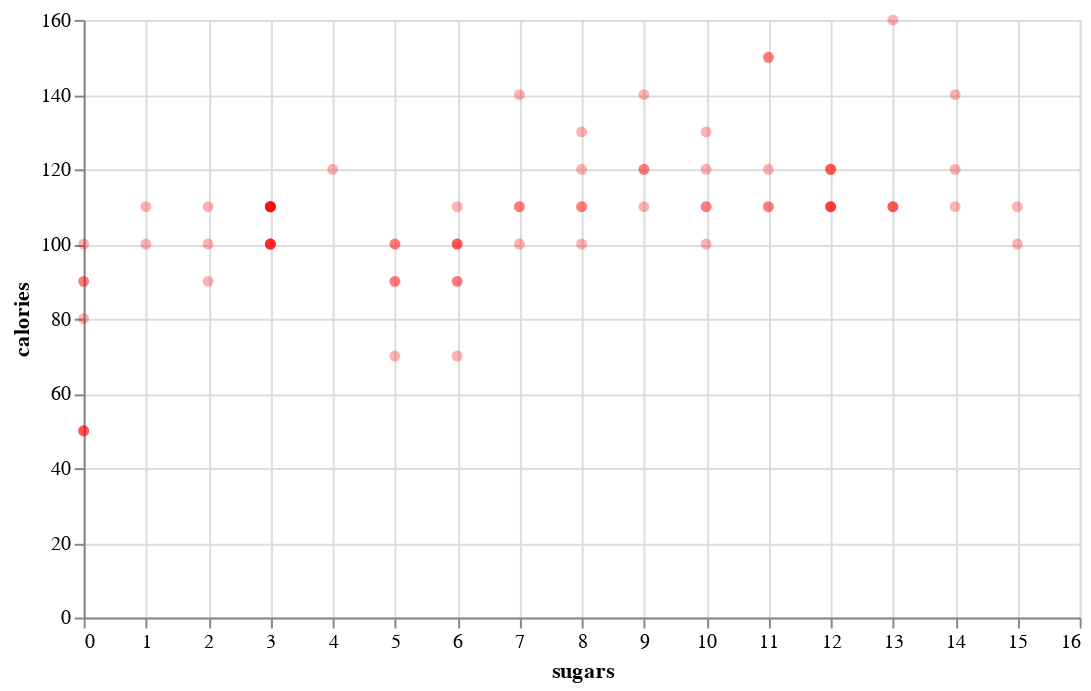

The cell this chart's notebook holds for it:
### Markdown cell above
Look at that\! Now we can see there are multiple cereals that have 3.5g
of sugar with 110 calories.

What if you don’t fancy the default plot colour `blue`?

Well that’s okay, we can change the colour easily using the `color`
argument in `.mark_circle()`.

### Code cell
chart4 = alt.Chart(cereal, width=500, height=300).mark_circle(color='red', opacity=0.3).encode(
    x='sugars',
    y='calories'
)
chart4

### Figure 1 — Vega-Lite specification as saved in the notebook (floating-point values rounded to 4 significant figures)
{"config": {"view": {"continuousWidth": 400, "continuousHeight": 300}}, "data": {"name": "data-aaa0440f8e2141d6bd84b791f8341c86"}, "mark": {"type": "circle", "color": "red", "opacity": 0.3}, "encoding": {"x": {"type": "quantitative", "field": "sugars"}, "y": {"type": "quantitative", "field": "calories"}}, "height": 300, "width": 500, "$schema": "https://vega.github.io/schema/vega-lite/v4.8.1.json", "datasets": {"data-aaa0440f8e2141d6bd84b791f8341c86": [{"name": "100% Bran", "mfr": "N", "type": "Cold", "calories": 70, "protein": 4, "fat": 1, "sodium": 130, "fiber": 10.0, "carbo": 5.0, "sugars": 6, "potass": 280, "vitamins": 25, "shelf": 3, "weight": 1.0, "cups": 0.33, "rating": 68.4}, {"name": "100% Natural Bran", "mfr": "Q", "type": "Cold", "calories": 120, "protein": 3, "fat": 5, "sodium": 15, "fiber": 2.0, "carbo": 8.0, "sugars": 8, "potass": 135, "vitamins": 0, "shelf": 3, "weight": 1.0, "cups": 1.0, "rating": 33.98}, {"name": "All-Bran", "mfr": "K", "type": "Cold", "calories": 70, "protein": 4, "fat": 1, "sodium": 260, "fiber": 9.0, "carbo": 7.0, "sugars": 5, "potass": 320, "vitamins": 25, "shelf": 3, "weight": 1.0, "cups": 0.33, "rating": 59.43}, {"name": "All-Bran with Extra Fiber", "mfr": "K", "type": "Cold", "calories": 50, "protein": 4, "fat": 0, "sodium": 140, "fiber": 14.0, "carbo": 8.0, "sugars": 0, "potass": 330, "vitamins": 25, "shelf": 3, "weight": 1.0, "cups": 0.5, "rating": 93.7}, {"name": "Almond Delight", "mfr": "R", "type": "Cold", "calories": 110, "protein": 2, "fat": 2, "sodium": 200, "fiber": 1.0, "carbo": 14.0, "sugars": 8, "potass": 1, "vitamins": 25, "shelf": 3, "weight": 1.0, "cups": 0.75, "rating": 34.38}, {"name": "Apple Cinnamon Cheerios", "mfr": "G", "type": "Cold", "calories": 110, "protein": 2, "fat": 2, "sodium": 180, "fiber": 1.5, "carbo": 10.5, "sugars": 10, "potass": 70, "vitamins": 25, "shelf": 1, "weight": 1.0, "cups": 0.75, "rating": 29.51}, {"name": "Apple Jacks", "mfr": "K", "type": "Cold", "calories": 110, "protein": 2, "fat": 0, "sodium": 125, "fiber": 1.0, "carbo": 11.0, "sugars": 14, "potass": 30, "vitamins": 25, "shelf": 2, "weight": 1.0, "cups": 1.0, "rating": 33.17}, {"name": "Basic 4", "mfr": "G", "type": "Cold", "calories": 130, "protein": 3, "fat": 2, "sodium": 210, "fiber": 2.0, "carbo": 18.0, "sugars": 8, "potass": 100, "vitamins": 25, "shelf": 3, "weight": 1.33, "cups": 0.75, "rating": 37.04}, {"name": "Bran Chex", "mfr": "R", "type": "Cold", "calories": 90, "protein": 2, "fat": 1, "sodium": 200, "fiber": 4.0, "carbo": 15.0, "sugars": 6, "potass": 125, "vitamins": 25, "shelf": 1, "weight": 1.0, "cups": 0.67, "rating": 49.12}, {"name": "Bran Flakes", "mfr": "P", "type": "Cold", "calories": 90, "protein": 3, "fat": 0, "sodium": 210, "fiber": 5.0, "carbo": 13.0, "sugars": 5, "potass": 190, "vitamins": 25, "shelf": 3, "weight": 1.0, "cups": 0.67, "rating": 53.31}, {"name": "Cap'n'Crunch", "mfr": "Q", "type": "Cold", "calories": 120, "protein": 1, "fat": 2, "sodium": 220, "fiber": 0.0, "carbo": 12.0, "sugars": 12, "potass": 35, "vitamins": 25, "shelf": 2, "weight": 1.0, "cups": 0.75, "rating": 18.04}, {"name": "Cheerios", "mfr": "G", "type": "Cold", "calories": 110, "protein": 6, "fat": 2, "sodium": 290, "fiber": 2.0, "carbo": 17.0, "sugars": 1, "potass": 105, "vitamins": 25, "shelf": 1, "weight": 1.0, "cups": 1.25, "rating": 50.76}, {"name": "Cinnamon Toast Crunch", "mfr": "G", "type": "Cold", "calories": 120, "protein": 1, "fat": 3, "sodium": 210, "fiber": 0.0, "carbo": 13.0, "sugars": 9, "potass": 45, "vitamins": 25, "shelf": 2, "weight": 1.0, "cups": 0.75, "rating": 19.82}, {"name": "Clusters", "mfr": "G", "type": "Cold", "calories": 110, "protein": 3, "fat": 2, "sodium": 140, "fiber": 2.0, "carbo": 13.0, "sugars": 7, "potass": 105, "vitamins": 25, "shelf": 3, "weight": 1.0, "cups": 0.5, "rating": 40.4}, {"name": "Cocoa Puffs", "mfr": "G", "type": "Cold", "calories": 110, "protein": 1, "fat": 1, "sodium": 180, "fiber": 0.0, "carbo": 12.0, "sugars": 13, "potass": 55, "vitamins": 25, "shelf": 2, "weight": 1.0, "cups": 1.0, "rating": 22.74}, {"name": "Corn Chex", "mfr": "R", "type": "Cold", "calories": 110, "protein": 2, "fat": 0, "sodium": 280, "fiber": 0.0, "carbo": 22.0, "sugars": 3, "potass": 25, "vitamins": 25, "shelf": 1, "weight": 1.0, "cups": 1.0, "rating": 41.45}, {"name": "Corn Flakes", "mfr": "K", "type": "Cold", "calories": 100, "protein": 2, "fat": 0, "sodium": 290, "fiber": 1.0, "carbo": 21.0, "sugars": 2, "potass": 35, "vitamins": 25, "shelf": 1, "weight": 1.0, "cups": 1.0, "rating": 45.86}, {"name": "Corn Pops", "mfr": "K", "type": "Cold", "calories": 110, "protein": 1, "fat": 0, "sodium": 90, "fiber": 1.0, "carbo": 13.0, "sugars": 12, "potass": 20, "vitamins": 25, "shelf": 2, "weight": 1.0, "cups": 1.0, "rating": 35.78}, {"name": "Count Chocula", "mfr": "G", "type": "Cold", "calories": 110, "protein": 1, "fat": 1, "sodium": 180, "fiber": 0.0, "carbo": 12.0, "sugars": 13, "potass": 65, "vitamins": 25, "shelf": 2, "weight": 1.0, "cups": 1.0, "rating": 22.4}, {"name": "Cracklin' Oat Bran", "mfr": "K", "type": "Cold", "calories": 110, "protein": 3, "fat": 3, "sodium": 140, "fiber": 4.0, "carbo": 10.0, "sugars": 7, "potass": 160, "vitamins": 25, "shelf": 3, "weight": 1.0, "cups": 0.5, "rating": 40.45}, {"name": "Cream of Wheat (Quick)", "mfr": "N", "type": "Hot", "calories": 100, "protein": 3, "fat": 0, "sodium": 80, "fiber": 1.0, "carbo": 21.0, "sugars": 0, "potass": 1, "vitamins": 0, "shelf": 2, "weight": 1.0, "cups": 1.0, "rating": 64.53}, {"name": "Crispix", "mfr": "K", "type": "Cold", "calories": 110, "protein": 2, "fat": 0, "sodium": 220, "fiber": 1.0, "carbo": 21.0, "sugars": 3, "potass": 30, "vitamins": 25, "shelf": 3, "weight": 1.0, "cups": 1.0, "rating": 46.9}, {"name": "Crispy Wheat & Raisins", "mfr": "G", "type": "Cold", "calories": 100, "protein": 2, "fat": 1, "sodium": 140, "fiber": 2.0, "carbo": 11.0, "sugars": 10, "potass": 120, "vitamins": 25, "shelf": 3, "weight": 1.0, "cups": 0.75, "rating": 36.18}, {"name": "Double Chex", "mfr": "R", "type": "Cold", "calories": 100, "protein": 2, "fat": 0, "sodium": 190, "fiber": 1.0, "carbo": 18.0, "sugars": 5, "potass": 80, "vitamins": 25, "shelf": 3, "weight": 1.0, "cups": 0.75, "rating": 44.33}, {"name": "Froot Loops", "mfr": "K", "type": "Cold", "calories": 110, "protein": 2, "fat": 1, "sodium": 125, "fiber": 1.0, "carbo": 11.0, "sugars": 13, "potass": 30, "vitamins": 25, "shelf": 2, "weight": 1.0, "cups": 1.0, "rating": 32.21}, {"name": "Frosted Flakes", "mfr": "K", "type": "Cold", "calories": 110, "protein": 1, "fat": 0, "sodium": 200, "fiber": 1.0, "carbo": 14.0, "sugars": 11, "potass": 25, "vitamins": 25, "shelf": 1, "weight": 1.0, "cups": 0.75, "rating": 31.44}, {"name": "Frosted Mini-Wheats", "mfr": "K", "type": "Cold", "calories": 100, "protein": 3, "fat": 0, "sodium": 0, "fiber": 3.0, "carbo": 14.0, "sugars": 7, "potass": 100, "vitamins": 25, "shelf": 2, "weight": 1.0, "cups": 0.8, "rating": 58.35}, {"name": "Fruit & Fibre Dates; Walnuts; and Oats", "mfr": "P", "type": "Cold", "calories": 120, "protein": 3, "fat": 2, "sodium": 160, "fiber": 5.0, "carbo": 12.0, "sugars": 10, "potass": 200, "vitamins": 25, "shelf": 3, "weight": 1.25, "cups": 0.67, "rating": 40.92}, {"name": "Fruitful Bran", "mfr": "K", "type": "Cold", "calories": 120, "protein": 3, "fat": 0, "sodium": 240, "fiber": 5.0, "carbo": 14.0, "sugars": 12, "potass": 190, "vitamins": 25, "shelf": 3, "weight": 1.33, "cups": 0.67, "rating": 41.02}, {"name": "Fruity Pebbles", "mfr": "P", "type": "Cold", "calories": 110, "protein": 1, "fat": 1, "sodium": 135, "fiber": 0.0, "carbo": 13.0, "sugars": 12, "potass": 25, "vitamins": 25, "shelf": 2, "weight": 1.0, "cups": 0.75, "rating": 28.03}, {"name": "Golden Crisp", "mfr": "P", "type": "Cold", "calories": 100, "protein": 2, "fat": 0, "sodium": 45, "fiber": 0.0, "carbo": 11.0, "sugars": 15, "potass": 40, "vitamins": 25, "shelf": 1, "weight": 1.0, "cups": 0.88, "rating": 35.25}, {"name": "Golden Grahams", "mfr": "G", "type": "Cold", "calories": 110, "protein": 1, "fat": 1, "sodium": 280, "fiber": 0.0, "carbo": 15.0, "sugars": 9, "potass": 45, "vitamins": 25, "shelf": 2, "weight": 1.0, "cups": 0.75, "rating": 23.8}, {"name": "Grape Nuts Flakes", "mfr": "P", "type": "Cold", "calories": 100, "protein": 3, "fat": 1, "sodium": 140, "fiber": 3.0, "carbo": 15.0, "sugars": 5, "potass": 85, "vitamins": 25, "shelf": 3, "weight": 1.0, "cups": 0.88, "rating": 52.08}, {"name": "Grape-Nuts", "mfr": "P", "type": "Cold", "calories": 110, "protein": 3, "fat": 0, "sodium": 170, "fiber": 3.0, "carbo": 17.0, "sugars": 3, "potass": 90, "vitamins": 25, "shelf": 3, "weight": 1.0, "cups": 0.25, "rating": 53.37}, {"name": "Great Grains Pecan", "mfr": "P", "type": "Cold", "calories": 120, "protein": 3, "fat": 3, "sodium": 75, "fiber": 3.0, "carbo": 13.0, "sugars": 4, "potass": 100, "vitamins": 25, "shelf": 3, "weight": 1.0, "cups": 0.33, "rating": 45.81}, {"name": "Honey Graham Ohs", "mfr": "Q", "type": "Cold", "calories": 120, "protein": 1, "fat": 2, "sodium": 220, "fiber": 1.0, "carbo": 12.0, "sugars": 11, "potass": 45, "vitamins": 25, "shelf": 2, "weight": 1.0, "cups": 1.0, "rating": 21.87}, {"name": "Honey Nut Cheerios", "mfr": "G", "type": "Cold", "calories": 110, "protein": 3, "fat": 1, "sodium": 250, "fiber": 1.5, "carbo": 11.5, "sugars": 10, "potass": 90, "vitamins": 25, "shelf": 1, "weight": 1.0, "cups": 0.75, "rating": 31.07}, {"name": "Honey-comb", "mfr": "P", "type": "Cold", "calories": 110, "protein": 1, "fat": 0, "sodium": 180, "fiber": 0.0, "carbo": 14.0, "sugars": 11, "potass": 35, "vitamins": 25, "shelf": 1, "weight": 1.0, "cups": 1.33, "rating": 28.74}, {"name": "Just Right Crunchy  Nuggets", "mfr": "K", "type": "Cold", "calories": 110, "protein": 2, "fat": 1, "sodium": 170, "fiber": 1.0, "carbo": 17.0, "sugars": 6, "potass": 60, "vitamins": 100, "shelf": 3, "weight": 1.0, "cups": 1.0, "rating": 36.52}, {"name": "Just Right Fruit & Nut", "mfr": "K", "type": "Cold", "calories": 140, "protein": 3, "fat": 1, "sodium": 170, "fiber": 2.0, "carbo": 20.0, "sugars": 9, "potass": 95, "vitamins": 100, "shelf": 3, "weight": 1.3, "cups": 0.75, "rating": 36.47}, {"name": "Kix", "mfr": "G", "type": "Cold", "calories": 110, "protein": 2, "fat": 1, "sodium": 260, "fiber": 0.0, "carbo": 21.0, "sugars": 3, "potass": 40, "vitamins": 25, "shelf": 2, "weight": 1.0, "cups": 1.5, "rating": 39.24}, {"name": "Life", "mfr": "Q", "type": "Cold", "calories": 100, "protein": 4, "fat": 2, "sodium": 150, "fiber": 2.0, "carbo": 12.0, "sugars": 6, "potass": 95, "vitamins": 25, "shelf": 2, "weight": 1.0, "cups": 0.67, "rating": 45.33}, {"name": "Lucky Charms", "mfr": "G", "type": "Cold", "calories": 110, "protein": 2, "fat": 1, "sodium": 180, "fiber": 0.0, "carbo": 12.0, "sugars": 12, "potass": 55, "vitamins": 25, "shelf": 2, "weight": 1.0, "cups": 1.0, "rating": 26.73}, {"name": "Maypo", "mfr": "A", "type": "Hot", "calories": 100, "protein": 4, "fat": 1, "sodium": 0, "fiber": 0.0, "carbo": 16.0, "sugars": 3, "potass": 95, "vitamins": 25, "shelf": 2, "weight": 1.0, "cups": 1.0, "rating": 54.85}, {"name": "Muesli Raisins; Dates; & Almonds", "mfr": "R", "type": "Cold", "calories": 150, "protein": 4, "fat": 3, "sodium": 95, "fiber": 3.0, "carbo": 16.0, "sugars": 11, "potass": 170, "vitamins": 25, "shelf": 3, "weight": 1.0, "cups": 1.0, "rating": 37.14}, {"name": "Muesli Raisins; Peaches; & Pecans", "mfr": "R", "type": "Cold", "calories": 150, "protein": 4, "fat": 3, "sodium": 150, "fiber": 3.0, "carbo": 16.0, "sugars": 11, "potass": 170, "vitamins": 25, "shelf": 3, "weight": 1.0, "cups": 1.0, "rating": 34.14}, {"name": "Mueslix Crispy Blend", "mfr": "K", "type": "Cold", "calories": 160, "protein": 3, "fat": 2, "sodium": 150, "fiber": 3.0, "carbo": 17.0, "sugars": 13, "potass": 160, "vitamins": 25, "shelf": 3, "weight": 1.5, "cups": 0.67, "rating": 30.31}, {"name": "Multi-Grain Cheerios", "mfr": "G", "type": "Cold", "calories": 100, "protein": 2, "fat": 1, "sodium": 220, "fiber": 2.0, "carbo": 15.0, "sugars": 6, "potass": 90, "vitamins": 25, "shelf": 1, "weight": 1.0, "cups": 1.0, "rating": 40.11}, {"name": "Nut&Honey Crunch", "mfr": "K", "type": "Cold", "calories": 120, "protein": 2, "fat": 1, "sodium": 190, "fiber": 0.0, "carbo": 15.0, "sugars": 9, "potass": 40, "vitamins": 25, "shelf": 2, "weight": 1.0, "cups": 0.67, "rating": 29.92}, {"name": "Nutri-Grain Almond-Raisin", "mfr": "K", "type": "Cold", "calories": 140, "protein": 3, "fat": 2, "sodium": 220, "fiber": 3.0, "carbo": 21.0, "sugars": 7, "potass": 130, "vitamins": 25, "shelf": 3, "weight": 1.33, "cups": 0.67, "rating": 40.69}, {"name": "Nutri-grain Wheat", "mfr": "K", "type": "Cold", "calories": 90, "protein": 3, "fat": 0, "sodium": 170, "fiber": 3.0, "carbo": 18.0, "sugars": 2, "potass": 90, "vitamins": 25, "shelf": 3, "weight": 1.0, "cups": 1.0, "rating": 59.64}, {"name": "Oatmeal Raisin Crisp", "mfr": "G", "type": "Cold", "calories": 130, "protein": 3, "fat": 2, "sodium": 170, "fiber": 1.5, "carbo": 13.5, "sugars": 10, "potass": 120, "vitamins": 25, "shelf": 3, "weight": 1.25, "cups": 0.5, "rating": 30.45}, {"name": "Post Nat. Raisin Bran", "mfr": "P", "type": "Cold", "calories": 120, "protein": 3, "fat": 1, "sodium": 200, "fiber": 6.0, "carbo": 11.0, "sugars": 14, "potass": 260, "vitamins": 25, "shelf": 3, "weight": 1.33, "cups": 0.67, "rating": 37.84}, {"name": "Product 19", "mfr": "K", "type": "Cold", "calories": 100, "protein": 3, "fat": 0, "sodium": 320, "fiber": 1.0, "carbo": 20.0, "sugars": 3, "potass": 45, "vitamins": 100, "shelf": 3, "weight": 1.0, "cups": 1.0, "rating": 41.5}, {"name": "Puffed Rice", "mfr": "Q", "type": "Cold", "calories": 50, "protein": 1, "fat": 0, "sodium": 0, "fiber": 0.0, "carbo": 13.0, "sugars": 0, "potass": 15, "vitamins": 0, "shelf": 3, "weight": 0.5, "cups": 1.0, "rating": 60.76}, {"name": "Puffed Wheat", "mfr": "Q", "type": "Cold", "calories": 50, "protein": 2, "fat": 0, "sodium": 0, "fiber": 1.0, "carbo": 10.0, "sugars": 0, "potass": 50, "vitamins": 0, "shelf": 3, "weight": 0.5, "cups": 1.0, "rating": 63.01}, {"name": "Quaker Oat Squares", "mfr": "Q", "type": "Cold", "calories": 100, "protein": 4, "fat": 1, "sodium": 135, "fiber": 2.0, "carbo": 14.0, "sugars": 6, "potass": 110, "vitamins": 25, "shelf": 3, "weight": 1.0, "cups": 0.5, "rating": 49.51}, {"name": "Quaker Oatmeal", "mfr": "Q", "type": "Hot", "calories": 100, "protein": 5, "fat": 2, "sodium": 0, "fiber": 2.7, "carbo": 1.0, "sugars": 1, "potass": 110, "vitamins": 0, "shelf": 1, "weight": 1.0, "cups": 0.67, "rating": 50.83}, {"name": "Raisin Bran", "mfr": "K", "type": "Cold", "calories": 120, "protein": 3, "fat": 1, "sodium": 210, "fiber": 5.0, "carbo": 14.0, "sugars": 12, "potass": 240, "vitamins": 25, "shelf": 2, "weight": 1.33, "cups": 0.75, "rating": 39.26}, {"name": "Raisin Nut Bran", "mfr": "G", "type": "Cold", "calories": 100, "protein": 3, "fat": 2, "sodium": 140, "fiber": 2.5, "carbo": 10.5, "sugars": 8, "potass": 140, "vitamins": 25, "shelf": 3, "weight": 1.0, "cups": 0.5, "rating": 39.7}, {"name": "Raisin Squares", "mfr": "K", "type": "Cold", "calories": 90, "protein": 2, "fat": 0, "sodium": 0, "fiber": 2.0, "carbo": 15.0, "sugars": 6, "potass": 110, "vitamins": 25, "shelf": 3, "weight": 1.0, "cups": 0.5, "rating": 55.33}, {"name": "Rice Chex", "mfr": "R", "type": "Cold", "calories": 110, "protein": 1, "fat": 0, "sodium": 240, "fiber": 0.0, "carbo": 23.0, "sugars": 2, "potass": 30, "vitamins": 25, "shelf": 1, "weight": 1.0, "cups": 1.13, "rating": 42.0}, {"name": "Rice Krispies", "mfr": "K", "type": "Cold", "calories": 110, "protein": 2, "fat": 0, "sodium": 290, "fiber": 0.0, "carbo": 22.0, "sugars": 3, "potass": 35, "vitamins": 25, "shelf": 1, "weight": 1.0, "cups": 1.0, "rating": 40.56}, {"name": "Shredded Wheat", "mfr": "N", "type": "Cold", "calories": 80, "protein": 2, "fat": 0, "sodium": 0, "fiber": 3.0, "carbo": 16.0, "sugars": 0, "potass": 95, "vitamins": 0, "shelf": 1, "weight": 0.83, "cups": 1.0, "rating": 68.24}, {"name": "Shredded Wheat 'n'Bran", "mfr": "N", "type": "Cold", "calories": 90, "protein": 3, "fat": 0, "sodium": 0, "fiber": 4.0, "carbo": 19.0, "sugars": 0, "potass": 140, "vitamins": 0, "shelf": 1, "weight": 1.0, "cups": 0.67, "rating": 74.47}, {"name": "Shredded Wheat spoon size", "mfr": "N", "type": "Cold", "calories": 90, "protein": 3, "fat": 0, "sodium": 0, "fiber": 3.0, "carbo": 20.0, "sugars": 0, "potass": 120, "vitamins": 0, "shelf": 1, "weight": 1.0, "cups": 0.67, "rating": 72.8}, {"name": "Smacks", "mfr": "K", "type": "Cold", "calories": 110, "protein": 2, "fat": 1, "sodium": 70, "fiber": 1.0, "carbo": 9.0, "sugars": 15, "potass": 40, "vitamins": 25, "shelf": 2, "weight": 1.0, "cups": 0.75, "rating": 31.23}, {"name": "Special K", "mfr": "K", "type": "Cold", "calories": 110, "protein": 6, "fat": 0, "sodium": 230, "fiber": 1.0, "carbo": 16.0, "sugars": 3, "potass": 55, "vitamins": 25, "shelf": 1, "weight": 1.0, "cups": 1.0, "rating": 53.13}, {"name": "Strawberry Fruit Wheats", "mfr": "N", "type": "Cold", "calories": 90, "protein": 2, "fat": 0, "sodium": 15, "fiber": 3.0, "carbo": 15.0, "sugars": 5, "potass": 90, "vitamins": 25, "shelf": 2, "weight": 1.0, "cups": 1.0, "rating": 59.36}, {"name": "Total Corn Flakes", "mfr": "G", "type": "Cold", "calories": 110, "protein": 2, "fat": 1, "sodium": 200, "fiber": 0.0, "carbo": 21.0, "sugars": 3, "potass": 35, "vitamins": 100, "shelf": 3, "weight": 1.0, "cups": 1.0, "rating": 38.84}, {"name": "Total Raisin Bran", "mfr": "G", "type": "Cold", "calories": 140, "protein": 3, "fat": 1, "sodium": 190, "fiber": 4.0, "carbo": 15.0, "sugars": 14, "potass": 230, "vitamins": 100, "shelf": 3, "weight": 1.5, "cups": 1.0, "rating": 28.59}, {"name": "Total Whole Grain", "mfr": "G", "type": "Cold", "calories": 100, "protein": 3, "fat": 1, "sodium": 200, "fiber": 3.0, "carbo": 16.0, "sugars": 3, "potass": 110, "vitamins": 100, "shelf": 3, "weight": 1.0, "cups": 1.0, "rating": 46.66}, {"name": "Triples", "mfr": "G", "type": "Cold", "calories": 110, "protein": 2, "fat": 1, "sodium": 250, "fiber": 0.0, "carbo": 21.0, "sugars": 3, "potass": 60, "vitamins": 25, "shelf": 3, "weight": 1.0, "cups": 0.75, "rating": 39.11}, {"name": "Trix", "mfr": "G", "type": "Cold", "calories": 110, "protein": 1, "fat": 1, "sodium": 140, "fiber": 0.0, "carbo": 13.0, "sugars": 12, "potass": 25, "vitamins": 25, "shelf": 2, "weight": 1.0, "cups": 1.0, "rating": 27.75}, {"name": "Wheat Chex", "mfr": "R", "type": "Cold", "calories": 100, "protein": 3, "fat": 1, "sodium": 230, "fiber": 3.0, "carbo": 17.0, "sugars": 3, "potass": 115, "vitamins": 25, "shelf": 1, "weight": 1.0, "cups": 0.67, "rating": 49.79}, {"name": "Wheaties", "mfr": "G", "type": "Cold", "calories": 100, "protein": 3, "fat": 1, "sodium": 200, "fiber": 3.0, "carbo": 17.0, "sugars": 3, "potass": 110, "vitamins": 25, "shelf": 1, "weight": 1.0, "cups": 1.0, "rating": 51.59}, {"name": "Wheaties Honey Gold", "mfr": "G", "type": "Cold", "calories": 110, "protein": 2, "fat": 1, "sodium": 200, "fiber": 1.0, "carbo": 16.0, "sugars": 8, "potass": 60, "vitamins": 25, "shelf": 1, "weight": 1.0, "cups": 0.75, "rating": 36.19}]}}
